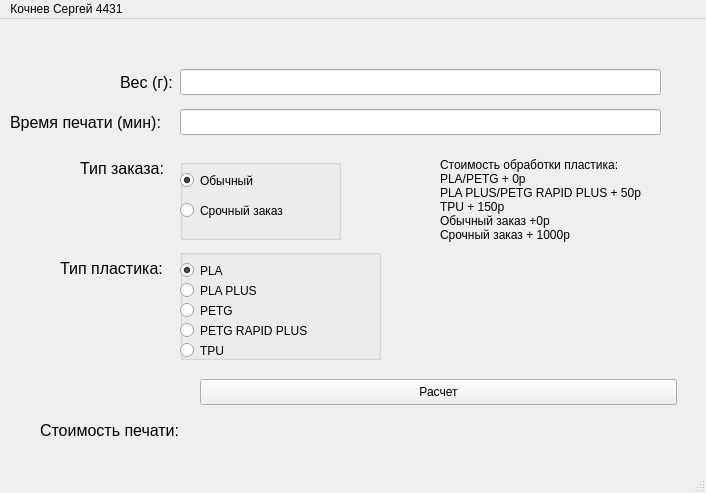
<?xml version="1.0" encoding="UTF-8"?>
<ui version="4.0">
 <class>MainWindow</class>
 <widget class="QMainWindow" name="MainWindow">
  <property name="geometry">
   <rect>
    <x>0</x>
    <y>0</y>
    <width>706</width>
    <height>493</height>
   </rect>
  </property>
  <property name="windowTitle">
   <string>MainWindow</string>
  </property>
  <widget class="QWidget" name="centralwidget">
   <widget class="QLabel" name="label_ves">
    <property name="geometry">
     <rect>
      <x>120</x>
      <y>50</y>
      <width>53</width>
      <height>26</height>
     </rect>
    </property>
    <property name="font">
     <font>
      <pointsize>12</pointsize>
     </font>
    </property>
    <property name="text">
     <string>Вес (г):</string>
    </property>
   </widget>
   <widget class="QLineEdit" name="lineEdit_ves">
    <property name="geometry">
     <rect>
      <x>180</x>
      <y>50</y>
      <width>481</width>
      <height>26</height>
     </rect>
    </property>
   </widget>
   <widget class="QLabel" name="label_time">
    <property name="geometry">
     <rect>
      <x>10</x>
      <y>90</y>
      <width>159</width>
      <height>26</height>
     </rect>
    </property>
    <property name="font">
     <font>
      <pointsize>12</pointsize>
     </font>
    </property>
    <property name="text">
     <string>Время печати (мин):</string>
    </property>
   </widget>
   <widget class="QLineEdit" name="lineEdit_time">
    <property name="geometry">
     <rect>
      <x>180</x>
      <y>90</y>
      <width>481</width>
      <height>26</height>
     </rect>
    </property>
   </widget>
   <widget class="QLabel" name="label_type_2">
    <property name="geometry">
     <rect>
      <x>80</x>
      <y>130</y>
      <width>87</width>
      <height>38</height>
     </rect>
    </property>
    <property name="font">
     <font>
      <pointsize>12</pointsize>
     </font>
    </property>
    <property name="text">
     <string>Тип заказа:</string>
    </property>
   </widget>
   <widget class="QLabel" name="label_type">
    <property name="geometry">
     <rect>
      <x>60</x>
      <y>230</y>
      <width>107</width>
      <height>38</height>
     </rect>
    </property>
    <property name="font">
     <font>
      <pointsize>12</pointsize>
     </font>
    </property>
    <property name="text">
     <string>Тип пластика:</string>
    </property>
   </widget>
   <widget class="QLabel" name="label">
    <property name="geometry">
     <rect>
      <x>440</x>
      <y>120</y>
      <width>221</width>
      <height>121</height>
     </rect>
    </property>
    <property name="text">
     <string>Стоимость обработки пластика:
PLA/PETG + 0р
PLA PLUS/PETG RAPID PLUS + 50р
TPU + 150р
Обычный заказ +0р
Срочный заказ + 1000р</string>
    </property>
   </widget>
   <widget class="QPushButton" name="pushButton_raschet">
    <property name="enabled">
     <bool>true</bool>
    </property>
    <property name="geometry">
     <rect>
      <x>200</x>
      <y>360</y>
      <width>477</width>
      <height>26</height>
     </rect>
    </property>
    <property name="text">
     <string>Расчет</string>
    </property>
    <property name="checkable">
     <bool>false</bool>
    </property>
    <property name="autoDefault">
     <bool>false</bool>
    </property>
   </widget>
   <widget class="QLabel" name="label_itog">
    <property name="geometry">
     <rect>
      <x>40</x>
      <y>400</y>
      <width>146</width>
      <height>22</height>
     </rect>
    </property>
    <property name="font">
     <font>
      <pointsize>12</pointsize>
     </font>
    </property>
    <property name="text">
     <string>Стоимость печати:</string>
    </property>
   </widget>
   <widget class="QGroupBox" name="groupBox">
    <property name="geometry">
     <rect>
      <x>180</x>
      <y>140</y>
      <width>161</width>
      <height>81</height>
     </rect>
    </property>
    <property name="title">
     <string/>
    </property>
    <widget class="QRadioButton" name="rb_obich">
     <property name="geometry">
      <rect>
       <x>0</x>
       <y>10</y>
       <width>226</width>
       <height>23</height>
      </rect>
     </property>
     <property name="text">
      <string>Обычный</string>
     </property>
     <property name="checked">
      <bool>true</bool>
     </property>
    </widget>
    <widget class="QRadioButton" name="rb_sroch">
     <property name="geometry">
      <rect>
       <x>0</x>
       <y>40</y>
       <width>226</width>
       <height>23</height>
      </rect>
     </property>
     <property name="text">
      <string>Срочный заказ</string>
     </property>
    </widget>
   </widget>
   <widget class="QGroupBox" name="groupBox_2">
    <property name="geometry">
     <rect>
      <x>180</x>
      <y>230</y>
      <width>201</width>
      <height>111</height>
     </rect>
    </property>
    <property name="title">
     <string/>
    </property>
    <widget class="QRadioButton" name="rb_pla">
     <property name="geometry">
      <rect>
       <x>0</x>
       <y>10</y>
       <width>226</width>
       <height>23</height>
      </rect>
     </property>
     <property name="text">
      <string>PLA</string>
     </property>
     <property name="checked">
      <bool>true</bool>
     </property>
    </widget>
    <widget class="QRadioButton" name="rb_pla_plus">
     <property name="geometry">
      <rect>
       <x>0</x>
       <y>30</y>
       <width>226</width>
       <height>23</height>
      </rect>
     </property>
     <property name="text">
      <string>PLA PLUS</string>
     </property>
    </widget>
    <widget class="QRadioButton" name="rb_petg">
     <property name="geometry">
      <rect>
       <x>0</x>
       <y>50</y>
       <width>226</width>
       <height>23</height>
      </rect>
     </property>
     <property name="text">
      <string>PETG</string>
     </property>
    </widget>
    <widget class="QRadioButton" name="rb_petg_rapid_plus">
     <property name="geometry">
      <rect>
       <x>0</x>
       <y>70</y>
       <width>226</width>
       <height>23</height>
      </rect>
     </property>
     <property name="text">
      <string>PETG RAPID PLUS</string>
     </property>
    </widget>
    <widget class="QRadioButton" name="rb_tpu">
     <property name="geometry">
      <rect>
       <x>0</x>
       <y>90</y>
       <width>226</width>
       <height>23</height>
      </rect>
     </property>
     <property name="text">
      <string>TPU</string>
     </property>
    </widget>
   </widget>
   <widget class="QLabel" name="label_itog_otv">
    <property name="geometry">
     <rect>
      <x>190</x>
      <y>400</y>
      <width>481</width>
      <height>21</height>
     </rect>
    </property>
    <property name="text">
     <string/>
    </property>
   </widget>
  </widget>
  <widget class="QMenuBar" name="menubar">
   <property name="geometry">
    <rect>
     <x>0</x>
     <y>0</y>
     <width>706</width>
     <height>23</height>
    </rect>
   </property>
   <widget class="QMenu" name="menu_4431">
    <property name="title">
     <string>Кочнев Сергей 4431</string>
    </property>
   </widget>
   <addaction name="menu_4431"/>
  </widget>
  <widget class="QStatusBar" name="statusbar"/>
 </widget>
 <resources/>
 <connections/>
</ui>
